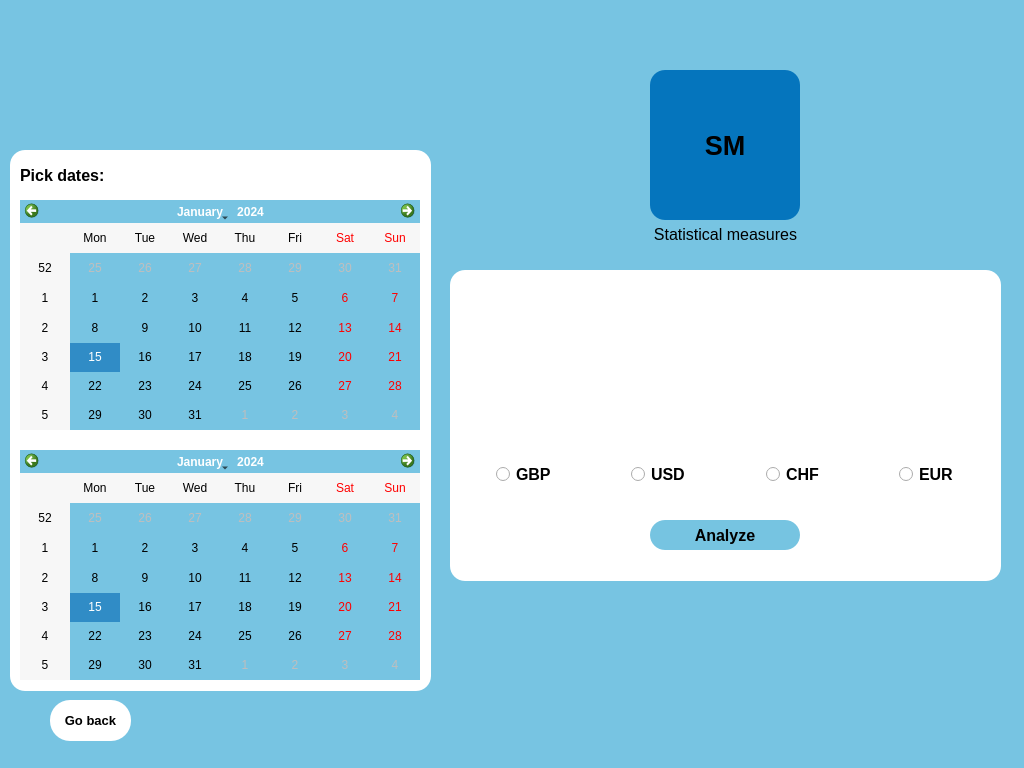
<?xml version="1.0" encoding="UTF-8"?>
<ui version="4.0">
 <class>MainWindow</class>
 <widget class="QMainWindow" name="MainWindow">
  <property name="geometry">
   <rect>
    <x>0</x>
    <y>0</y>
    <width>1024</width>
    <height>768</height>
   </rect>
  </property>
  <property name="windowTitle">
   <string>MainWindow</string>
  </property>
  <property name="styleSheet">
   <string notr="true">background-color:rgb(119, 196, 226)</string>
  </property>
  <widget class="QWidget" name="centralwidget">
   <widget class="QFrame" name="frame">
    <property name="geometry">
     <rect>
      <x>450</x>
      <y>270</y>
      <width>551</width>
      <height>311</height>
     </rect>
    </property>
    <property name="palette">
     <palette>
      <active>
       <colorrole role="WindowText">
        <brush brushstyle="SolidPattern">
         <color alpha="255">
          <red>24</red>
          <green>36</green>
          <blue>56</blue>
         </color>
        </brush>
       </colorrole>
       <colorrole role="Button">
        <brush brushstyle="SolidPattern">
         <color alpha="255">
          <red>255</red>
          <green>255</green>
          <blue>255</blue>
         </color>
        </brush>
       </colorrole>
       <colorrole role="Base">
        <brush brushstyle="SolidPattern">
         <color alpha="255">
          <red>255</red>
          <green>255</green>
          <blue>255</blue>
         </color>
        </brush>
       </colorrole>
       <colorrole role="Window">
        <brush brushstyle="SolidPattern">
         <color alpha="255">
          <red>255</red>
          <green>255</green>
          <blue>255</blue>
         </color>
        </brush>
       </colorrole>
      </active>
      <inactive>
       <colorrole role="WindowText">
        <brush brushstyle="SolidPattern">
         <color alpha="255">
          <red>24</red>
          <green>36</green>
          <blue>56</blue>
         </color>
        </brush>
       </colorrole>
       <colorrole role="Button">
        <brush brushstyle="SolidPattern">
         <color alpha="255">
          <red>255</red>
          <green>255</green>
          <blue>255</blue>
         </color>
        </brush>
       </colorrole>
       <colorrole role="Base">
        <brush brushstyle="SolidPattern">
         <color alpha="255">
          <red>255</red>
          <green>255</green>
          <blue>255</blue>
         </color>
        </brush>
       </colorrole>
       <colorrole role="Window">
        <brush brushstyle="SolidPattern">
         <color alpha="255">
          <red>255</red>
          <green>255</green>
          <blue>255</blue>
         </color>
        </brush>
       </colorrole>
      </inactive>
      <disabled>
       <colorrole role="WindowText">
        <brush brushstyle="SolidPattern">
         <color alpha="255">
          <red>120</red>
          <green>120</green>
          <blue>120</blue>
         </color>
        </brush>
       </colorrole>
       <colorrole role="Button">
        <brush brushstyle="SolidPattern">
         <color alpha="255">
          <red>255</red>
          <green>255</green>
          <blue>255</blue>
         </color>
        </brush>
       </colorrole>
       <colorrole role="Base">
        <brush brushstyle="SolidPattern">
         <color alpha="255">
          <red>255</red>
          <green>255</green>
          <blue>255</blue>
         </color>
        </brush>
       </colorrole>
       <colorrole role="Window">
        <brush brushstyle="SolidPattern">
         <color alpha="255">
          <red>255</red>
          <green>255</green>
          <blue>255</blue>
         </color>
        </brush>
       </colorrole>
      </disabled>
     </palette>
    </property>
    <property name="autoFillBackground">
     <bool>false</bool>
    </property>
    <property name="styleSheet">
     <string notr="true">border-radius: 15px;
background-color: rgb(255, 255, 255);</string>
    </property>
    <property name="frameShape">
     <enum>QFrame::StyledPanel</enum>
    </property>
    <property name="frameShadow">
     <enum>QFrame::Raised</enum>
    </property>
    <widget class="QPushButton" name="button_Analyze">
     <property name="geometry">
      <rect>
       <x>200</x>
       <y>250</y>
       <width>150</width>
       <height>30</height>
      </rect>
     </property>
     <property name="font">
      <font>
       <family>Leelawadee UI</family>
       <pointsize>12</pointsize>
       <weight>75</weight>
       <bold>true</bold>
      </font>
     </property>
     <property name="styleSheet">
      <string notr="true">background-color: rgb(118, 196, 225);
border-radius: 15px;</string>
     </property>
     <property name="text">
      <string>Analyze</string>
     </property>
    </widget>
    <widget class="QWidget" name="">
     <property name="geometry">
      <rect>
       <x>0</x>
       <y>70</y>
       <width>551</width>
       <height>154</height>
      </rect>
     </property>
     <layout class="QGridLayout" name="gridLayout_3">
      <property name="leftMargin">
       <number>10</number>
      </property>
      <property name="topMargin">
       <number>10</number>
      </property>
      <property name="rightMargin">
       <number>10</number>
      </property>
      <property name="bottomMargin">
       <number>10</number>
      </property>
      <item row="1" column="2" alignment="Qt::AlignHCenter">
       <widget class="QRadioButton" name="radioButton_CHF">
        <property name="enabled">
         <bool>true</bool>
        </property>
        <property name="font">
         <font>
          <family>Leelawadee UI</family>
          <pointsize>12</pointsize>
          <weight>75</weight>
          <bold>true</bold>
         </font>
        </property>
        <property name="layoutDirection">
         <enum>Qt::LeftToRight</enum>
        </property>
        <property name="text">
         <string>CHF</string>
        </property>
       </widget>
      </item>
      <item row="1" column="0" alignment="Qt::AlignHCenter">
       <widget class="QRadioButton" name="radioButton_GBP">
        <property name="font">
         <font>
          <family>Leelawadee UI</family>
          <pointsize>12</pointsize>
          <weight>75</weight>
          <bold>true</bold>
         </font>
        </property>
        <property name="layoutDirection">
         <enum>Qt::LeftToRight</enum>
        </property>
        <property name="text">
         <string>GBP</string>
        </property>
       </widget>
      </item>
      <item row="1" column="1" alignment="Qt::AlignHCenter">
       <widget class="QRadioButton" name="radioButton_USD">
        <property name="font">
         <font>
          <family>Leelawadee UI</family>
          <pointsize>12</pointsize>
          <weight>75</weight>
          <bold>true</bold>
         </font>
        </property>
        <property name="layoutDirection">
         <enum>Qt::LeftToRight</enum>
        </property>
        <property name="text">
         <string>USD</string>
        </property>
       </widget>
      </item>
      <item row="1" column="3" alignment="Qt::AlignHCenter">
       <widget class="QRadioButton" name="radioButton_EUR">
        <property name="font">
         <font>
          <family>Leelawadee UI</family>
          <pointsize>12</pointsize>
          <weight>75</weight>
          <bold>true</bold>
         </font>
        </property>
        <property name="layoutDirection">
         <enum>Qt::LeftToRight</enum>
        </property>
        <property name="text">
         <string>EUR</string>
        </property>
       </widget>
      </item>
      <item row="0" column="3" alignment="Qt::AlignHCenter|Qt::AlignVCenter">
       <widget class="QLabel" name="label_EUR_icon">
        <property name="maximumSize">
         <size>
          <width>100</width>
          <height>100</height>
         </size>
        </property>
        <property name="text">
         <string/>
        </property>
        <property name="pixmap">
         <pixmap>EUR.png</pixmap>
        </property>
        <property name="scaledContents">
         <bool>true</bool>
        </property>
       </widget>
      </item>
      <item row="0" column="2" alignment="Qt::AlignHCenter|Qt::AlignVCenter">
       <widget class="QLabel" name="label_CHF_icon">
        <property name="maximumSize">
         <size>
          <width>100</width>
          <height>100</height>
         </size>
        </property>
        <property name="text">
         <string/>
        </property>
        <property name="pixmap">
         <pixmap>CHF.png</pixmap>
        </property>
        <property name="scaledContents">
         <bool>true</bool>
        </property>
       </widget>
      </item>
      <item row="0" column="1" alignment="Qt::AlignHCenter|Qt::AlignVCenter">
       <widget class="QLabel" name="label_USD_icon">
        <property name="maximumSize">
         <size>
          <width>100</width>
          <height>100</height>
         </size>
        </property>
        <property name="text">
         <string/>
        </property>
        <property name="pixmap">
         <pixmap>USD.png</pixmap>
        </property>
        <property name="scaledContents">
         <bool>true</bool>
        </property>
       </widget>
      </item>
      <item row="0" column="0" alignment="Qt::AlignHCenter|Qt::AlignVCenter">
       <widget class="QLabel" name="label_GBP_icon">
        <property name="maximumSize">
         <size>
          <width>100</width>
          <height>100</height>
         </size>
        </property>
        <property name="text">
         <string/>
        </property>
        <property name="pixmap">
         <pixmap>GBP.png</pixmap>
        </property>
        <property name="scaledContents">
         <bool>true</bool>
        </property>
       </widget>
      </item>
     </layout>
    </widget>
   </widget>
   <widget class="QLabel" name="label_logo">
    <property name="geometry">
     <rect>
      <x>0</x>
      <y>0</y>
      <width>251</width>
      <height>141</height>
     </rect>
    </property>
    <property name="text">
     <string/>
    </property>
    <property name="pixmap">
     <pixmap>LOGO.jpg</pixmap>
    </property>
    <property name="scaledContents">
     <bool>true</bool>
    </property>
   </widget>
   <widget class="QPushButton" name="button_GoBack">
    <property name="geometry">
     <rect>
      <x>50</x>
      <y>700</y>
      <width>81</width>
      <height>41</height>
     </rect>
    </property>
    <property name="font">
     <font>
      <family>Leelawadee UI</family>
      <pointsize>10</pointsize>
      <weight>75</weight>
      <bold>true</bold>
     </font>
    </property>
    <property name="styleSheet">
     <string notr="true">border-radius :20px;
background-color: rgb(255, 255, 255);
</string>
    </property>
    <property name="text">
     <string>Go back</string>
    </property>
   </widget>
   <widget class="QLabel" name="label_SM2">
    <property name="geometry">
     <rect>
      <x>610</x>
      <y>210</y>
      <width>231</width>
      <height>49</height>
     </rect>
    </property>
    <property name="font">
     <font>
      <family>Leelawadee UI</family>
      <pointsize>12</pointsize>
     </font>
    </property>
    <property name="text">
     <string>Statistical measures</string>
    </property>
    <property name="alignment">
     <set>Qt::AlignCenter</set>
    </property>
   </widget>
   <widget class="QLabel" name="label_SM">
    <property name="geometry">
     <rect>
      <x>650</x>
      <y>70</y>
      <width>150</width>
      <height>150</height>
     </rect>
    </property>
    <property name="font">
     <font>
      <family>Leelawadee UI</family>
      <pointsize>20</pointsize>
      <weight>75</weight>
      <bold>true</bold>
     </font>
    </property>
    <property name="styleSheet">
     <string notr="true">border-radius: 15px;
background-color: rgb(5, 117, 189);</string>
    </property>
    <property name="text">
     <string>SM</string>
    </property>
    <property name="alignment">
     <set>Qt::AlignCenter</set>
    </property>
   </widget>
   <widget class="QCalendarWidget" name="calendarFirst">
    <property name="geometry">
     <rect>
      <x>20</x>
      <y>200</y>
      <width>400</width>
      <height>230</height>
     </rect>
    </property>
   </widget>
   <widget class="QFrame" name="frame_2">
    <property name="geometry">
     <rect>
      <x>10</x>
      <y>150</y>
      <width>421</width>
      <height>541</height>
     </rect>
    </property>
    <property name="palette">
     <palette>
      <active>
       <colorrole role="WindowText">
        <brush brushstyle="SolidPattern">
         <color alpha="255">
          <red>24</red>
          <green>36</green>
          <blue>56</blue>
         </color>
        </brush>
       </colorrole>
       <colorrole role="Button">
        <brush brushstyle="SolidPattern">
         <color alpha="255">
          <red>255</red>
          <green>255</green>
          <blue>255</blue>
         </color>
        </brush>
       </colorrole>
       <colorrole role="Base">
        <brush brushstyle="SolidPattern">
         <color alpha="255">
          <red>255</red>
          <green>255</green>
          <blue>255</blue>
         </color>
        </brush>
       </colorrole>
       <colorrole role="Window">
        <brush brushstyle="SolidPattern">
         <color alpha="255">
          <red>255</red>
          <green>255</green>
          <blue>255</blue>
         </color>
        </brush>
       </colorrole>
      </active>
      <inactive>
       <colorrole role="WindowText">
        <brush brushstyle="SolidPattern">
         <color alpha="255">
          <red>24</red>
          <green>36</green>
          <blue>56</blue>
         </color>
        </brush>
       </colorrole>
       <colorrole role="Button">
        <brush brushstyle="SolidPattern">
         <color alpha="255">
          <red>255</red>
          <green>255</green>
          <blue>255</blue>
         </color>
        </brush>
       </colorrole>
       <colorrole role="Base">
        <brush brushstyle="SolidPattern">
         <color alpha="255">
          <red>255</red>
          <green>255</green>
          <blue>255</blue>
         </color>
        </brush>
       </colorrole>
       <colorrole role="Window">
        <brush brushstyle="SolidPattern">
         <color alpha="255">
          <red>255</red>
          <green>255</green>
          <blue>255</blue>
         </color>
        </brush>
       </colorrole>
      </inactive>
      <disabled>
       <colorrole role="WindowText">
        <brush brushstyle="SolidPattern">
         <color alpha="255">
          <red>120</red>
          <green>120</green>
          <blue>120</blue>
         </color>
        </brush>
       </colorrole>
       <colorrole role="Button">
        <brush brushstyle="SolidPattern">
         <color alpha="255">
          <red>255</red>
          <green>255</green>
          <blue>255</blue>
         </color>
        </brush>
       </colorrole>
       <colorrole role="Base">
        <brush brushstyle="SolidPattern">
         <color alpha="255">
          <red>255</red>
          <green>255</green>
          <blue>255</blue>
         </color>
        </brush>
       </colorrole>
       <colorrole role="Window">
        <brush brushstyle="SolidPattern">
         <color alpha="255">
          <red>255</red>
          <green>255</green>
          <blue>255</blue>
         </color>
        </brush>
       </colorrole>
      </disabled>
     </palette>
    </property>
    <property name="autoFillBackground">
     <bool>false</bool>
    </property>
    <property name="styleSheet">
     <string notr="true">border-radius: 15px;
background-color: rgb(255, 255, 255);</string>
    </property>
    <property name="frameShape">
     <enum>QFrame::StyledPanel</enum>
    </property>
    <property name="frameShadow">
     <enum>QFrame::Raised</enum>
    </property>
    <widget class="QLabel" name="label_PickDates">
     <property name="geometry">
      <rect>
       <x>10</x>
       <y>10</y>
       <width>131</width>
       <height>31</height>
      </rect>
     </property>
     <property name="font">
      <font>
       <family>Leelawadee UI</family>
       <pointsize>12</pointsize>
       <weight>75</weight>
       <bold>true</bold>
      </font>
     </property>
     <property name="text">
      <string>Pick dates:</string>
     </property>
    </widget>
   </widget>
   <widget class="QCalendarWidget" name="calendarSecond">
    <property name="geometry">
     <rect>
      <x>20</x>
      <y>450</y>
      <width>400</width>
      <height>230</height>
     </rect>
    </property>
   </widget>
   <zorder>frame_2</zorder>
   <zorder>label_logo</zorder>
   <zorder>frame</zorder>
   <zorder>button_GoBack</zorder>
   <zorder>label_SM2</zorder>
   <zorder>label_SM</zorder>
   <zorder>calendarFirst</zorder>
   <zorder>calendarSecond</zorder>
  </widget>
  <widget class="QStatusBar" name="statusbar"/>
 </widget>
 <resources/>
 <connections/>
</ui>
